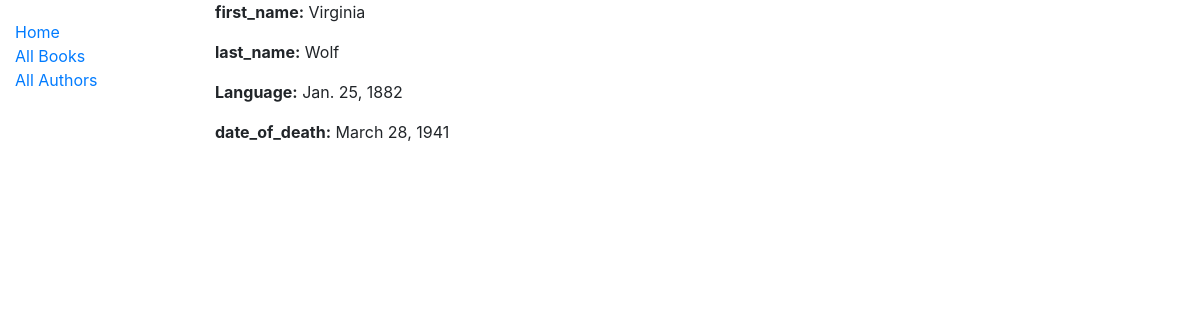
The app's page /catalog/author/1 with its own data.
### catalog/models.py (models this page shows, shortened)
class Author(models.Model):
    first_name = models.CharField(max_length=100)
    last_name = models.CharField(max_length=100)
    date_of_birth = models.DateField(null=True, blank=True)
    date_of_death = models.DateField('Died', null=True, blank=True)
    class Meta:
        ordering = ['last_name']

### catalog/views.py (the view, shortened to what this page needs)
# urls.py: path('author/<int:pk>', views.AuthorDetailView.as_view(), name='author-detail'),
class AuthorDetailView(generic.DetailView):
    model = Author
    template_name4 = 'authors/author_detail.html'

### catalog/templates/catalog/author_detail.html
{% extends "base_generic.html" %}
{% block content %}
  <p><strong>first_name:</strong> {{ author.first_name }}</p>
  <p><strong>last_name:</strong> {{ author.last_name }}</p>
  <p><strong>Language:</strong> {{ author.date_of_birth }}</p>
  <p><strong>date_of_death:</strong> {{ author.date_of_death }}</p>
{% endblock %}

### records on screen
Author: first_name "Virginia", last_name "Wolf", date_of_birth "Jan. 25, 1882", date_of_death "March 28, 1941"
